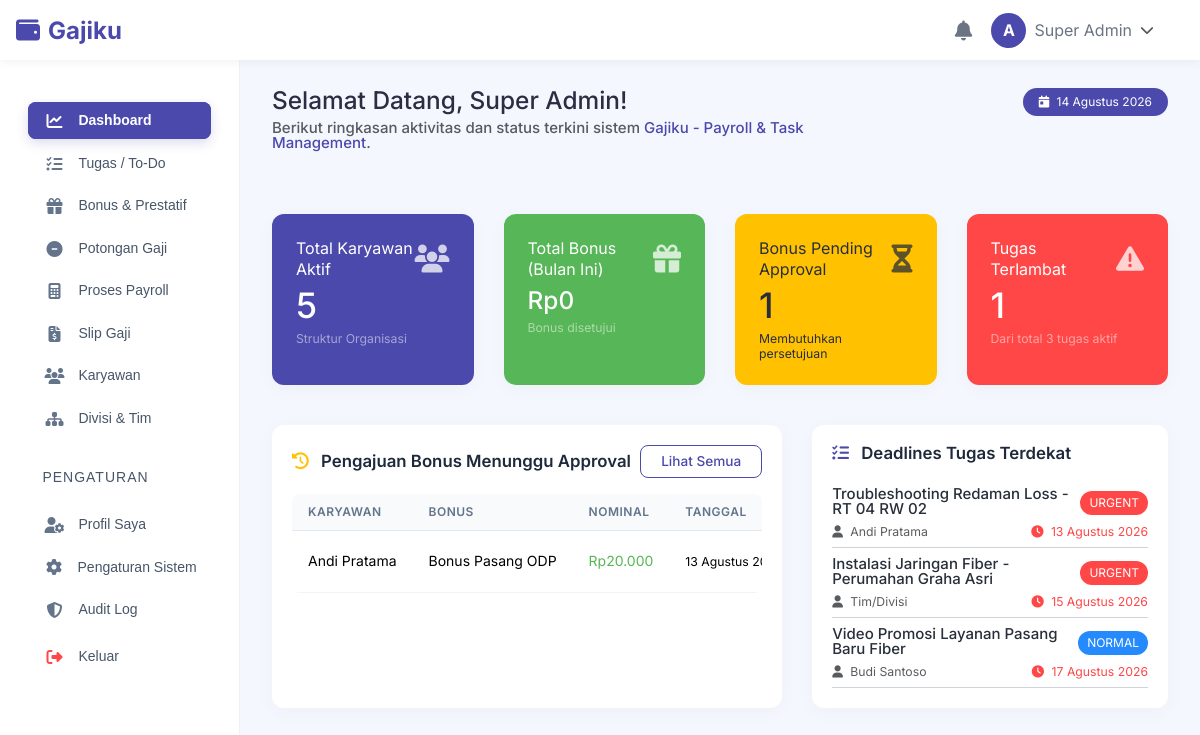
/dashboard.php (signed in), run on the app's committed database.
### tables this page shows
CREATE TABLE users (
        id INTEGER PRIMARY KEY AUTOINCREMENT,
        username TEXT NOT NULL UNIQUE,
        email TEXT NOT NULL UNIQUE,
        password_hash TEXT NOT NULL,
        role_id INTEGER NOT NULL,
        status TEXT DEFAULT 'active', -- active, inactive
        created_at DATETIME DEFAULT CURRENT_TIMESTAMP,
        updated_at DATETIME DEFAULT CURRENT_TIMESTAMP,
        FOREIGN KEY (role_id) REFERENCES roles(id)
    );

CREATE TABLE employees (
        id INTEGER PRIMARY KEY AUTOINCREMENT,
        user_id INTEGER UNIQUE,
        nik TEXT NOT NULL UNIQUE,
        full_name TEXT NOT NULL,
        email TEXT NOT NULL,
        phone TEXT,
        address TEXT,
        division_id INTEGER,
        team_id INTEGER,
        position TEXT,
        join_date DATE,
        status TEXT DEFAULT 'active', -- active, inactive, resign
        bank_name TEXT,
        account_number TEXT,
        photo TEXT,
        created_at DATETIME DEFAULT CURRENT_TIMESTAMP,
        updated_at DATETIME DEFAULT CURRENT_TIMESTAMP,
        FOREIGN KEY (user_id) REFERENCES users(id) ON DELETE SET NULL,
        FOREIGN KEY (division_id) REFERENCES divisions(id) ON DELETE SET NULL,
        FOREIGN KEY (team_id) REFERENCES teams(id) ON DELETE SET NULL
    );

CREATE TABLE bonus_transactions (
        id INTEGER PRIMARY KEY AUTOINCREMENT,
        employee_id INTEGER NOT NULL,
        bonus_type_id INTEGER,
        task_id INTEGER,
        transaction_date DATE NOT NULL,
        quantity INTEGER DEFAULT 1,
        rate_snapshot REAL NOT NULL,
        total_amount REAL NOT NULL,
        status TEXT DEFAULT 'pending', -- pending, approved, rejected
        notes TEXT,
        approved_by INTEGER,
        approved_at DATETIME,
        rejection_reason TEXT,
        created_by INTEGER NOT NULL,
        created_at DATETIME DEFAULT CURRENT_TIMESTAMP,
        FOREIGN KEY (employee_id) REFERENCES employees(id) ON DELETE CASCADE,
        FOREIGN KEY (bonus_type_id) REFERENCES bonus_types(id) ON DELETE SET NULL,
        FOREIGN KEY (task_id) REFERENCES tasks(id) ON DELETE SET NULL,
        FOREIGN KEY (approved_by) REFERENCES users(id) ON DELETE SET NULL,
        FOREIGN KEY (created_by) REFERENCES users(id)
    );

CREATE TABLE bonus_types (
        id INTEGER PRIMARY KEY AUTOINCREMENT,
        name TEXT NOT NULL,
        division_id INTEGER,
        calculation_method TEXT NOT NULL, -- fixed, per_unit, percentage, manual
        rate REAL DEFAULT 0,
        unit_name TEXT,
        status TEXT DEFAULT 'active', -- active, inactive
        created_at DATETIME DEFAULT CURRENT_TIMESTAMP,
        FOREIGN KEY (division_id) REFERENCES divisions(id) ON DELETE SET NULL
    );

CREATE TABLE tasks (
        id INTEGER PRIMARY KEY AUTOINCREMENT,
        title TEXT NOT NULL,
        description TEXT,
        assign_type TEXT NOT NULL, -- employee, team, division
        division_id INTEGER,
        team_id INTEGER,
        employee_id INTEGER,
        start_date DATE,
        due_date DATE,
        priority TEXT DEFAULT 'normal', -- low, normal, high, urgent
        status TEXT DEFAULT 'pending', -- pending, in_progress, completed, overdue
        bonus_type_id INTEGER, -- optional linked bonus type
        bonus_quantity INTEGER DEFAULT 1,
        created_by INTEGER NOT NULL,
        created_at DATETIME DEFAULT CURRENT_TIMESTAMP,
        updated_at DATETIME DEFAULT CURRENT_TIMESTAMP,
        FOREIGN KEY (division_id) REFERENCES divisions(id) ON DELETE SET NULL,
        FOREIGN KEY (team_id) REFERENCES teams(id) ON DELETE SET NULL,
        FOREIGN KEY (employee_id) REFERENCES employees(id) ON DELETE SET NULL,
        FOREIGN KEY (created_by) REFERENCES users(id)
    );

### public/dashboard.php (the view, shortened to what the rows shown need)
<?php
$user = requireLogin();
include ROOT_PATH . '/app/Views/layouts/header.php';
include ROOT_PATH . '/app/Views/layouts/navbar.php';
?>
<div class="container-fluid page-body-wrapper">
  <?php include ROOT_PATH . '/app/Views/layouts/sidebar.php'; ?>
  <div class="main-panel">
    <div class="content-wrapper">
      <div class="row mb-4">
        <div class="col-md-12 grid-margin">
          <div class="row">
            <div class="col-12 col-xl-8 mb-4 mb-xl-0">
              <h3 class="font-weight-bold">Selamat Datang, <?= e($user['employee_name'] ?? $user['username']) ?>!</h3>
              <h6 class="font-weight-normal mb-0 text-muted">Berikut ringkasan aktivitas dan status terkini sistem <span class="text-primary font-weight-bold"><?= e(APP_NAME) ?></span>.</h6>
            </div>
          </div>
        </div>
      </div>
      <?php if ($user['role_slug'] === 'super_admin' || $user['role_slug'] === 'admin_hr'): ?>
        <?php
          $totalEmployees = (int)$db->query("SELECT COUNT(*) FROM employees WHERE status = 'active'")->fetchColumn();
          $totalOverdueTasks = (int)$db->query("SELECT COUNT(*) FROM tasks WHERE status = 'overdue' OR (status != 'completed' AND due_date < date('now'))")->fetchColumn();
          $pendingBonuses = (int)$db->query("SELECT COUNT(*) FROM bonus_transactions WHERE status = 'pending'")->fetchColumn();
        ?>
        <div class="row">
          <div class="col-md-3 grid-margin stretch-card">
            <div class="card bg-primary text-white shadow-sm border-0 rounded-4">
              <div class="card-body p-4">
                <h2 class="font-weight-bold mb-0"><?= $totalEmployees ?></h2>
              </div>
            </div>
          </div>
          <div class="col-md-3 grid-margin stretch-card">
            <div class="card bg-warning text-dark shadow-sm border-0 rounded-4">
              <div class="card-body p-4">
                <h2 class="font-weight-bold mb-0"><?= $pendingBonuses ?></h2>
              </div>
            </div>
          </div>
          <div class="col-md-3 grid-margin stretch-card">
            <div class="card bg-danger text-white shadow-sm border-0 rounded-4">
              <div class="card-body p-4">
                <h2 class="font-weight-bold mb-0"><?= $totalOverdueTasks ?></h2>
              </div>
            </div>
          </div>
        </div>
        <div class="row">
          <div class="col-md-7 grid-margin stretch-card">
            <div class="card shadow-sm border-0 rounded-4">
              <div class="card-body">
                <?php
                  $stmtPendingList = $db->query("
                    SELECT bt.*, e.full_name as employee_name, b.name as bonus_name
                    FROM bonus_transactions bt
                    JOIN employees e ON bt.employee_id = e.id
                    LEFT JOIN bonus_types b ON bt.bonus_type_id = b.id
                    WHERE bt.status = 'pending'
                    ORDER BY bt.created_at DESC LIMIT 5
                  ");
                  $pendingList = $stmtPendingList->fetchAll();
                ?>
                <?php if (empty($pendingList)): ?>
                  <div class="text-center py-4 text-muted">
                    <i class="fa-solid fa-circle-check fs-1 text-success mb-2 d-block"></i>
                    Semua pengajuan bonus telah diproses.
                  </div>
                <?php else: ?>
                  <div class="table-responsive">
                    <table class="table table-hover align-middle">
                      <thead>
                        <tr>
                          <th>Karyawan</th>
                          <th>Bonus</th>
                          <th>Nominal</th>
                          <th>Tanggal</th>
                        </tr>
                      </thead>
                      <tbody>
                        <?php foreach ($pendingList as $p): ?>
                          <tr>
                            <td class="font-weight-bold"><?= e($p['employee_name']) ?></td>
                            <td><?= e($p['bonus_name'] ?? 'Manual') ?></td>
                            <td class="text-success font-weight-bold"><?= formatRupiah($p['total_amount']) ?></td>
                            <td><small><?= formatTanggalIndo($p['transaction_date']) ?></small></td>
                          </tr>
                        <?php endforeach; ?>
                      </tbody>
                    </table>
                  </div>
                <?php endif; ?>
              </div>
            </div>
          </div>
          <div class="col-md-5 grid-margin stretch-card">
            <div class="card shadow-sm border-0 rounded-4">
              <div class="card-body">
                <?php
                  $stmtUpcomingTasks = $db->query("
                    SELECT t.*, e.full_name as pic_name
                    FROM tasks t
                    LEFT JOIN employees e ON t.employee_id = e.id
                    WHERE t.status IN ('pending', 'in_progress')
                    ORDER BY t.due_date ASC LIMIT 5
                  ");
                  $upcomingTasks = $stmtUpcomingTasks->fetchAll();
                ?>
                <?php if (empty($upcomingTasks)): ?>
                  <div class="text-center py-4 text-muted">
                    <i class="fa-solid fa-folder-open fs-1 text-muted mb-2 d-block"></i>
                    Belum ada tugas aktif.
                  </div>
                <?php else: ?>
                  <div class="list-group list-group-flush">
                    <?php foreach ($upcomingTasks as $t): ?>
                      <div class="list-group-item px-0 py-2 border-bottom">
                        <div class="d-flex justify-content-between align-items-center">
                          <h6 class="mb-1 font-weight-bold text-dark"><?= e($t['title']) ?></h6>
                          <span class="badge bg-<?= $t['priority'] === 'urgent' ? 'danger' : ($t['priority'] === 'high' ? 'warning' : 'info') ?>">
                            <?= strtoupper($t['priority']) ?>
                          </span>
                        </div>
                        <div class="d-flex justify-content-between align-items-center mt-1">
                          <small class="text-muted"><i class="fa-solid fa-user me-1"></i> <?= e($t['pic_name'] ?? 'Tim/Divisi') ?></small>
                          <small class="text-danger font-weight-bold"><i class="fa-solid fa-clock me-1"></i> <?= formatTanggalIndo($t['due_date']) ?></small>
                        </div>
                      </div>
                    <?php endforeach; ?>
                  </div>
                <?php endif; ?>
              </div>
            </div>
          </div>
        </div>
      <?php endif; ?>
    </div>
<?php include ROOT_PATH . '/app/Views/layouts/footer.php'; ?>

### app/Views/layouts/navbar.php (shortened to what the rows shown need)
<?php
require_once __DIR__ . '/../../Helpers/auth.php';
require_once __DIR__ . '/../../Helpers/functions.php';
$user = getAuthUser();
?>
<nav class="navbar col-lg-12 col-12 p-0 fixed-top d-flex flex-row">
  <div class="navbar-menu-wrapper d-flex align-items-center justify-content-end">
    <ul class="navbar-nav navbar-nav-right">
      <li class="nav-item nav-profile dropdown">
        <a class="nav-link dropdown-toggle d-flex align-items-center" href="#" data-bs-toggle="dropdown" id="profileDropdown">
          <div class="bg-primary text-white rounded-circle d-flex align-items-center justify-content-center me-2" style="width: 35px; height: 35px; font-weight: bold;">
            <?= strtoupper(substr($user['username'] ?? 'U', 0, 1)) ?>
          </div>
          <span class="font-weight-normal me-2 d-none d-md-inline"><?= e($user['employee_name'] ?? $user['username']) ?></span>
          <i class="fa-solid fa-chevron-down text-muted small"></i>
        </a>
      </li>
    </ul>
  </div>
</nav>

### data on the page
users: username "A", employees.full_name "Super Admin"
bonus_transactions: employee.full_name "Andi Pratama", bonus_type.name "Bonus Pasang ODP", total_amount "Rp20.000", transaction_date "13 Agustus…"
tasks: title "Troubleshooting Redaman Loss - RT 04 RW 02", priority "URGENT", employee.full_name "Andi Pratama", due_date "13 Agustus 2026"
tasks: title "Instalasi Jaringan Fiber - Perumahan Graha Asri", priority "URGENT", pic_name "Tim/Divisi", due_date "15 Agustus 2026"
tasks: title "Video Promosi Layanan Pasang Baru Fiber", priority "NORMAL", employee.full_name "Budi Santoso", due_date "17 Agustus 2026"

### other printed values
APP_NAME "Gajiku - Payroll & Task Management"
$totalEmployees "5"
formatRupiah($totalBonusThisMonth) "Rp0"
$pendingBonuses "1"
$totalOverdueTasks "1"
$totalActiveTasks "3"
